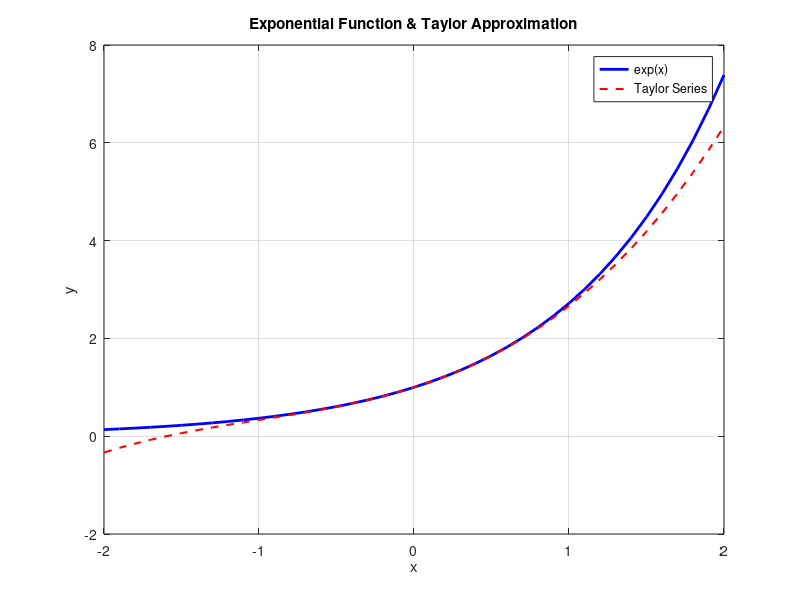

MATLAB code for this plot:
% -*- matlab-ts -*-

% Calculate the Golden Ratio (phi)
               phi=  (     1+ sqrt(    5))/   2  ;
     disp(   [    'Golden Ratio (phi): ',        num2str( phi )  ]  );       % Display the value

   % Plot the exponential function with a Taylor Series Approximation
   x =  -2      :   0.1   :      2;
  y_exp=exp(    x  )  ;
      y_taylor = 1+x    +  x.^   2  /  2+x.^3     /6;    % First few terms

                       % Plot the approximation
   figure       ;% Create a new figure
   plot(    x,y_exp,           'b-','LineWidth',2);       % Plot the actual exponential
    hold on   ;% Keep the current plot
  plot(x, y_taylor,               ...
       'r--',...
'LineWidth', 1.5); 
title('Exponential Function & Taylor Approximation');
    xlabel(   'x');
ylabel('y');
   legend(   'exp(x)', 'Taylor Series'  );
  grid on  ;
 hold off  ;
